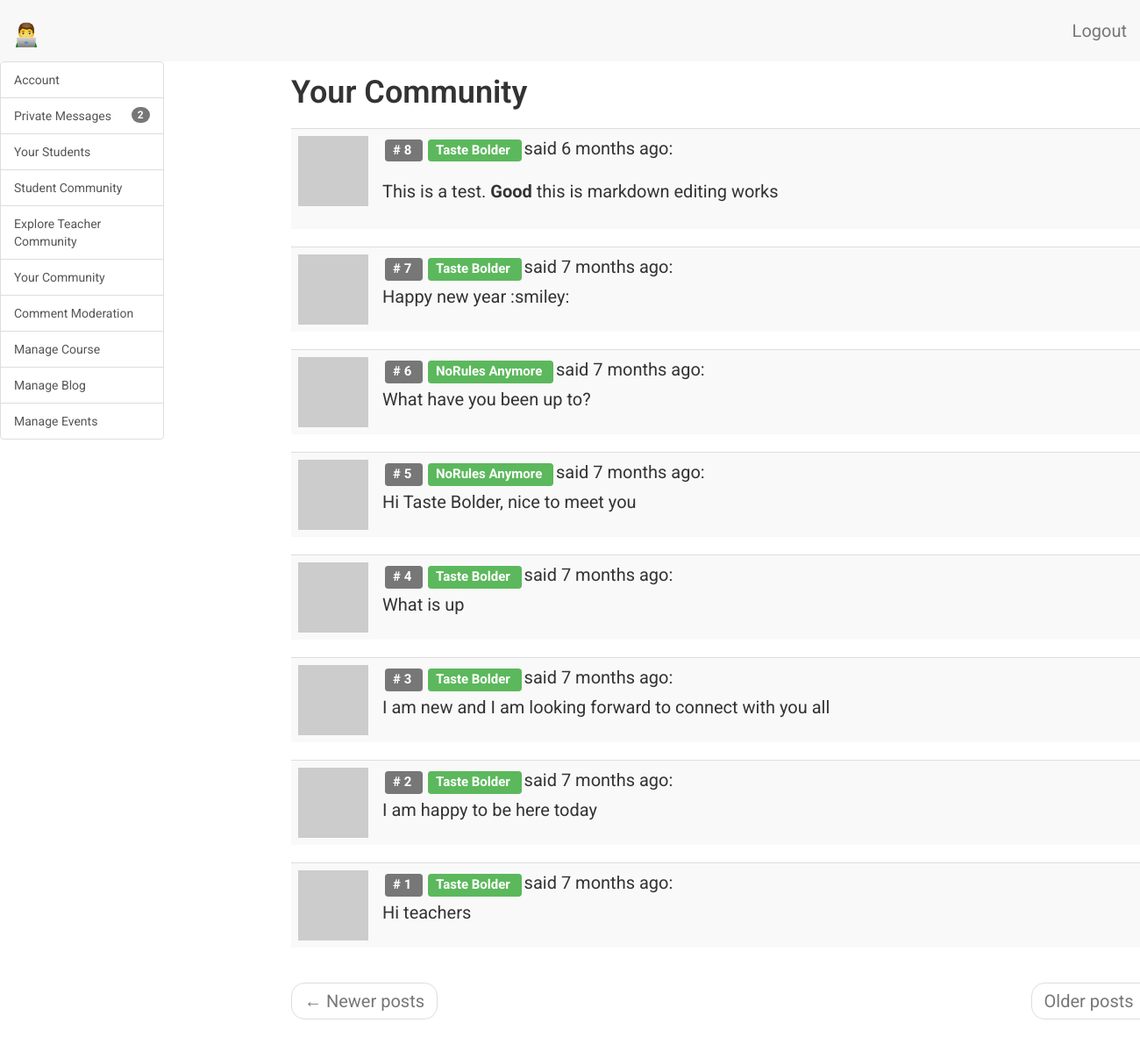
The page /teacher/dashboard/Taste Bolder/my-teacher-community (signed in) on the database its author committed.
### app/models.py (models this page shows, shortened)
class TeacherCommunityComment(db.Model):
    __tablename__ = 'teacher community comment'
    id = db.Column(db.Integer, primary_key=True)
    body = db.Column(db.String(140))
    body_html = db.Column(db.Text)
    timestamp = db.Column(db.DateTime, index=True, default=datetime.utcnow)
    teacher_id = db.Column(db.Integer, db.ForeignKey('teacher.id'))

class Teacher(UserMixin, db.Model):
    __tablename__ = 'teacher'
    id = db.Column(db.Integer, primary_key=True)
    teacher_full_name = db.Column(db.String(64), index=True, unique=True)
    teacher_email = db.Column(db.String(120), index=True, unique=True)
    teacher_phone = db.Column(db.String(120), index=True, unique=True)
    teacher_residence = db.Column(db.String(120), index=True)
    teacher_course = db.Column(db.String(120), index=True)
    teacher_about_me = db.Column(db.String(140))
    teacher_last_seen = db.Column(db.DateTime, default=datetime.utcnow)
    teacher_password_hash = db.Column(db.String(128))
    comments = db.relationship(
        'TeacherCommunityComment',
        backref='author',
        lazy='dynamic')
    course_overview = db.relationship(
        'WebDevelopmentOverview',
        backref='author',
        lazy='dynamic')
    table_of_contentes = db.relationship(
        'TableOfContents',
        backref='author',
        lazy='dynamic')
    chapter = db.relationship(
        'Chapter',
        backref='author',
        lazy='dynamic')
    chapter_quizzes = db.relationship(
        'ChapterQuiz',
        backref='author',
        lazy='dynamic')
    general_multiple_choices_quiz = db.relationship(
        'GeneralMultipleChoicesQuiz',
        backref='author',
        lazy='dynamic')
    blog_articles = db.relationship(
        'BlogArticles',
        backref='author',
        lazy='dynamic')
    events = db.relationship(
        'Events',
        backref='author',
        lazy='dynamic')
    messages_sent = db.relationship(
        'TeacherMessage',
        foreign_keys='TeacherMessage.sender_id',
        backref='author',
        lazy='dynamic')
    messages_received = db.relationship(
        'TeacherMessage',
        foreign_keys='TeacherMessage.recipient_id',
        backref='recipient',
        lazy='dynamic')
    last_message_read_time = db.Column(db.DateTime)
    notifications = db.relationship(
        'TeacherNotifications',
        backref='teacher',
        lazy='dynamic')
    def new_messages(self):
        last_read_time = self.last_message_read_time or datetime(1900, 1, 1)
        return TeacherMessage.query.filter_by(recipient=self).filter(
            TeacherMessage.timestamp > last_read_time).count()
    def avatar_teacher(self, size):
        digest = md5(self.teacher_email.lower().encode('utf-8')).hexdigest()
        return 'https://www.gravatar.com/avatar/{}?d=identicon&s={}'.format(
            digest, size)
    teacher_followed = db.relationship(
        'Teacher',
        secondary=teacher_followers,
        primaryjoin=(teacher_followers.c.follower_id == id),
        secondaryjoin=(teacher_followers.c.followed_id == id),
        backref=db.backref('teacher_followers', lazy='dynamic'), lazy='dynamic')
    def followed_comments(self):
        teacher_followed = TeacherCommunityComment.query.join(
            teacher_followers,
            (teacher_followers.c.followed_id == TeacherCommunityComment.teacher_id)).filter(
                teacher_followers.c.follower_id == self.id)
        own = TeacherCommunityComment.query.filter_by(teacher_id=self.id)
        return teacher_followed.union(own).order_by(
            TeacherCommunityComment.timestamp.desc())

### app/teacher/routes.py (the view)
@bp.route('/dashboard/<teacher_full_name>/my-teacher-community')
@login_required
def dashboard_my_teacher_community(teacher_full_name):
    teacher = Teacher.query.filter_by(
        teacher_full_name=teacher_full_name).first_or_404()
    page = request.args.get('page', 1, type=int)
    comments = TeacherCommunityComment.query.order_by(
        TeacherCommunityComment.timestamp.desc()).paginate(
            page, current_app.config['POSTS_PER_PAGE'], False)
    my_comments = teacher.followed_comments().paginate(
        page, current_app.config['POSTS_PER_PAGE'], False)
    my_next_url = url_for(
        'teacher.dashboard_my_teacher_community',
        teacher_full_name=teacher.teacher_full_name,
        page=comments.next_num) \
        if comments.has_next else None
    my_prev_url = url_for(
        'teacher.dashboard_my_teacher_community',
        teacher_full_name=teacher.teacher_full_name,
        page=comments.prev_num) \
        if comments.has_prev else None
    return render_template(
        'teacher/my_teacher_community.html',
        title='My Community',
        teacher=teacher,
        comments=comments.items,
        my_comments=my_comments.items,
        my_next_url=my_next_url,
        my_prev_url=my_prev_url)

### app/models.py (called while the page is built)
@login.user_loader
def load_user(id):
    admin = Admin.query.get(int(id))
    teacher = Teacher.query.get(int(id))
    student = Student.query.get(int(id))
    parent = Parent.query.get(int(id))
    if admin:
        return admin
    elif teacher:
        return teacher
    elif student:
        return student
    elif parent:
        return parent
    else:
        return None

### app/teacher/routes.py (called while the page is built)
@bp.before_request
def before_request():
    if current_user.is_authenticated:
        current_user.teacher_last_seen = datetime.utcnow()
        db.session.commit()

### app/templates/teacher/my_teacher_community.html (shortened to what this page needs)
{% extends 'base.html' %}
{% import 'bootstrap/wtf.html' as wtf %}
{% block app_content %}
    <div class="row">
        <div class="col-sm-12">
        </div>
    </div>
    <div class="row">
        <div class="col-sm-12">
            <div id="your-community" class="tabcontent">
                <div class="row">
                    <div class="col-sm-12">
                        <h1>Your Community</h1>
                    </div>
                </div>
                <div class="row">
                    <div class="col-sm-12">
                        {% for comment in my_comments %}
                            {% include 'teacher/_comments_teachers.html' %}
                        {% endfor %}
                    </div>
                </div>
                <div class="row">
                    <div class="col-sm-12">
                        <nav aria-label="...">
                            <ul class="pager">
                                <li class="previous{% if not my_prev_url %} disabled{% endif %}">
                                    <a href="{{ my_prev_url or '#' }}">
                                        <span aria-hidden="true">&larr;</span> Newer posts
                                    </a>
                                </li>
                                <li class="next{% if not my_next_url %} disabled{% endif %}">
                                    <a href="{{ my_next_url or '#' }}">
                                        Older posts <span aria-hidden="true">&rarr;</span>
                                    </a>
                                </li>
                            </ul>
                        </nav>
                    </div>
                </div>
            </div>
        </div>
    </div>
{% endblock %}

### app/templates/teacher/_comments_teachers.html
<table class="table table-striped">
    <tr valign='top'>
        <td width="30px">
            <a href=" {{ url_for('teacher.profile_teacher', teacher_full_name=comment.author.teacher_full_name) }} ">
                <img src=" {{ comment.author.avatar_teacher(30) }}  ">
            </a>
        </td>
        <td>
            <span class="comment-id label label-default"># {{ comment.id }} </span>
            <span class="teacher_popup">
                <a href="{{ url_for('teacher.profile_teacher', teacher_full_name=comment.author.teacher_full_name) }}">
                    <span class="label label-success"> {{ comment.author.teacher_full_name }} </span>
                </a>
            </span>
            said {{ moment(comment.timestamp).fromNow() }}:
            <br>
            <div class="comment-body">
                {% if comment.body_html %}
                    {{ comment.body_html | safe }}
                {% else %}
                    {{ comment.body }}
                {% endif %}
            </div>
        </td>
    </tr>
</table>

### app/static/css/main.css (style rules this page uses)
.label { margin: 3px; }
html, body { font-family: 'Roboto', sans-serif; }
h1 { padding-bottom: 10px; font-weight: 600; margin-top: 0px; padding-top: 0px; }
h2, h3, h4, h5, h6, p { margin-top: 0px; padding-top: 10px; padding-bottom: 10px; }
p, li { line-height: 30px; margin-top: 10px; margin-bottom: 10px; }
p, li, td, .btn, .btn-alt, .schedule-btn { font-size: 20px; }
.comment-body { margin-top: 5px; }
.tabcontent h1 { padding-top: 15px; }
.tabcontent { float: left; padding: 0px 12px; width: 99%; border-left: none; height: 300px; }

### rows shown on the page
TeacherCommunityComment: id "8", author.teacher_full_name "Taste Bolder", timestamp "6 months ago", body_html "This is a test. Good this is markdown editing works"
TeacherCommunityComment: id "7", author.teacher_full_name "Taste Bolder", timestamp "7 months ago", body "Happy new year :smiley:"
TeacherCommunityComment: id "6", author.teacher_full_name "NoRules Anymore", timestamp "7 months ago", body "What have you been up to?"
TeacherCommunityComment: id "5", author.teacher_full_name "NoRules Anymore", timestamp "7 months ago", body "Hi Taste Bolder, nice to meet you"
TeacherCommunityComment: id "4", author.teacher_full_name "Taste Bolder", timestamp "7 months ago", body "What is up"
TeacherCommunityComment: id "3", author.teacher_full_name "Taste Bolder", timestamp "7 months ago", body "I am new and I am looking forward to connect with you all"
TeacherCommunityComment: id "2", author.teacher_full_name "Taste Bolder", timestamp "7 months ago", body "I am happy to be here today"
TeacherCommunityComment: id "1", author.teacher_full_name "Taste Bolder", timestamp "7 months ago", body "Hi teachers"

### other values the page prints
{{ new_messages }} "2"
